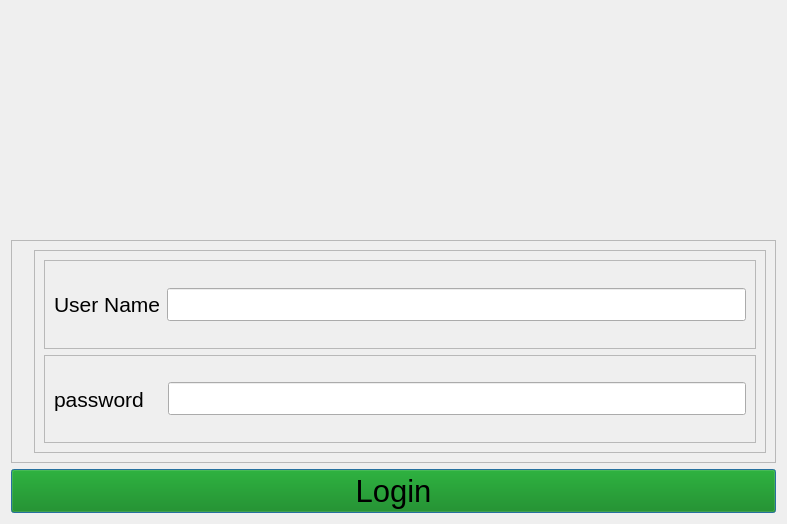
<?xml version="1.0" encoding="UTF-8"?>
<ui version="4.0">
 <class>SystemLogin</class>
 <widget class="QDialog" name="SystemLogin">
  <property name="geometry">
   <rect>
    <x>0</x>
    <y>0</y>
    <width>787</width>
    <height>524</height>
   </rect>
  </property>
  <property name="windowTitle">
   <string>Dialog</string>
  </property>
  <layout class="QVBoxLayout" name="verticalLayout">
   <item>
    <widget class="QLabel" name="label">
     <property name="font">
      <font>
       <pointsize>34</pointsize>
      </font>
     </property>
     <property name="text">
      <string/>
     </property>
     <property name="pixmap">
      <pixmap>img/elitebridgelogollp.png</pixmap>
     </property>
     <property name="alignment">
      <set>Qt::AlignCenter</set>
     </property>
    </widget>
   </item>
   <item>
    <widget class="QFrame" name="frame">
     <property name="frameShape">
      <enum>QFrame::StyledPanel</enum>
     </property>
     <property name="frameShadow">
      <enum>QFrame::Sunken</enum>
     </property>
     <property name="lineWidth">
      <number>5</number>
     </property>
     <layout class="QHBoxLayout" name="horizontalLayout">
      <item>
       <widget class="QLabel" name="label_2">
        <property name="maximumSize">
         <size>
          <width>322</width>
          <height>319</height>
         </size>
        </property>
        <property name="text">
         <string/>
        </property>
        <property name="pixmap">
         <pixmap>img/lock-svgrepo-com.svg</pixmap>
        </property>
        <property name="scaledContents">
         <bool>true</bool>
        </property>
       </widget>
      </item>
      <item>
       <widget class="QFrame" name="frame_2">
        <property name="frameShape">
         <enum>QFrame::StyledPanel</enum>
        </property>
        <property name="frameShadow">
         <enum>QFrame::Raised</enum>
        </property>
        <layout class="QVBoxLayout" name="verticalLayout_2">
         <item>
          <widget class="QFrame" name="frame_3">
           <property name="frameShape">
            <enum>QFrame::StyledPanel</enum>
           </property>
           <property name="frameShadow">
            <enum>QFrame::Sunken</enum>
           </property>
           <layout class="QHBoxLayout" name="horizontalLayout_2">
            <item>
             <widget class="QLabel" name="label_3">
              <property name="font">
               <font>
                <pointsize>16</pointsize>
               </font>
              </property>
              <property name="text">
               <string>User Name</string>
              </property>
             </widget>
            </item>
            <item>
             <widget class="QLineEdit" name="user_name">
              <property name="font">
               <font>
                <pointsize>16</pointsize>
               </font>
              </property>
             </widget>
            </item>
           </layout>
          </widget>
         </item>
         <item>
          <widget class="QFrame" name="frame_4">
           <property name="styleSheet">
            <string notr="true"/>
           </property>
           <property name="frameShape">
            <enum>QFrame::StyledPanel</enum>
           </property>
           <property name="frameShadow">
            <enum>QFrame::Sunken</enum>
           </property>
           <layout class="QHBoxLayout" name="horizontalLayout_3">
            <item>
             <widget class="QLabel" name="label_4">
              <property name="font">
               <font>
                <pointsize>16</pointsize>
               </font>
              </property>
              <property name="text">
               <string>password   </string>
              </property>
             </widget>
            </item>
            <item>
             <widget class="QLineEdit" name="password">
              <property name="font">
               <font>
                <pointsize>16</pointsize>
               </font>
              </property>
             </widget>
            </item>
           </layout>
          </widget>
         </item>
        </layout>
       </widget>
      </item>
     </layout>
    </widget>
   </item>
   <item>
    <widget class="QPushButton" name="pushButton">
     <property name="font">
      <font>
       <pointsize>23</pointsize>
      </font>
     </property>
     <property name="styleSheet">
      <string notr="true">background-color:green;</string>
     </property>
     <property name="text">
      <string>Login</string>
     </property>
    </widget>
   </item>
  </layout>
 </widget>
 <resources/>
 <connections/>
</ui>
